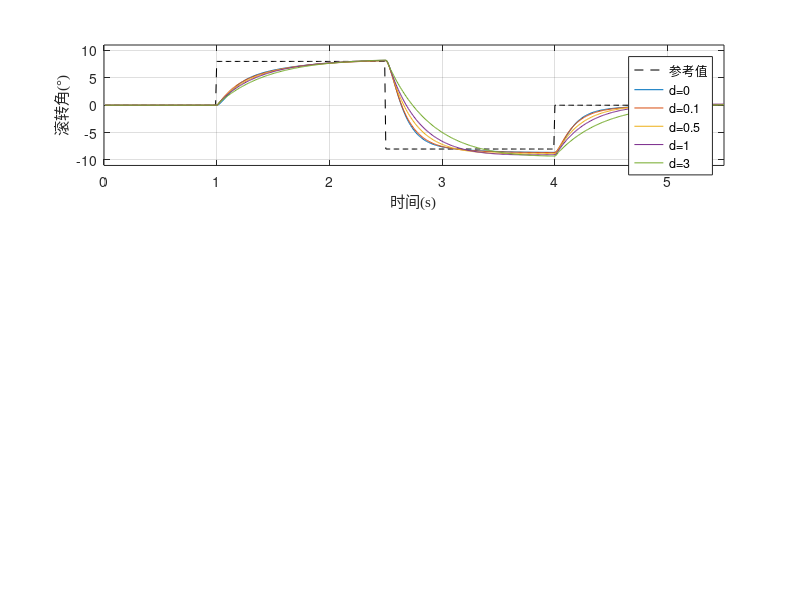

Here is the MATLAB script that generated this plot: (Note: this script raises an error after producing the figure.)
clear
% close all
r2d = 180/pi;
% load('D:\Flycontrol\MATLAB\plot\第三章实验\simulation_INDIrvsPIDr.mat')
% load('sim_fly_PID.mat')
% load('sim_fly_PIDr.mat')
% load('sim_fly_PIDr_TEST.mat')%cha
% load('sim_fly_PIDrr_TEST.mat')%zhong
% load('sim_fly_PIDrrr_TEST.mat') %hao
% load('sim_fly_PIDr_TEST_bigI.mat')%zhong

% load('sim_PID_with_disturb.mat')%zhong
% load('sim_PID_without_disturb.mat')%zhong
% load('sim_PID_without_disturbb.mat')%zhong
load('sim_PID_ddddd.mat')%d = 0
pidRol1 = Roll;
pidPit1 = Pitch;
pidYaw1 = Yaw;
load('sim_PID_dddd.mat')%d = 0.1
pidRol2 = Roll;
pidPit2 = Pitch;
pidYaw2 = Yaw;
load('sim_PID_d.mat')%d = 0.5
pidRol3 = Roll;
pidPit3 = Pitch;
pidYaw3 = Yaw;
load('sim_PID_ddd.mat')%d = 1
pidRol4 = Roll;
pidPit4 = Pitch;
pidYaw4 = Yaw;
load('sim_PID_dd.mat')%d = 3
pidRol5 = Roll;
pidPit5 = Pitch;
pidYaw5 = Yaw;


% load('sim_PID_cd.mat')%d = 0.01
% pidRol1 = Roll;
% pidPit1 = Pitch;
% pidYaw1 = Yaw;
% load('sim_PID_cddddd.mat')%d = 0.1
% pidRol2 = Roll;
% pidPit2 = Pitch;
% pidYaw2 = Yaw;
% load('sim_PID_cddd.mat')%d = 0.3
% pidRol3 = Roll;
% pidPit3 = Pitch;
% pidYaw3 = Yaw;
% load('sim_PID_cdd.mat')%d = 0.6
% pidRol4 = Roll;
% pidPit4 = Pitch;
% pidYaw4 = Yaw;
% load('sim_PID_cdddd.mat')%d = 1
% pidRol5 = Roll;
% pidPit5 = Pitch;
% pidYaw5 = Yaw;


x = linspace(0.01,5.5,550);


%
Rol = figure   %角度

ax1 = subplot(3, 1, 1);
plot(x, (Rolld - Rolld(20))*r2d,  'k--', 'LineWidth', 0.75);grid on;hold on;
plot(x, pidRol1*r2d, 'LineWidth', 0.75);grid on;hold on;
plot(x, pidRol2*r2d, 'LineWidth', 0.75);grid on;hold on;
plot(x, pidRol3*r2d, 'LineWidth', 0.75);grid on;hold on;
plot(x, pidRol4*r2d, 'LineWidth', 0.75);grid on;hold on;
plot(x, pidRol5*r2d, 'LineWidth', 0.75);grid on;hold on;

axis([0 5.5 -11 11]);
ylabel('\fontname{宋体}滚转角\fontname{Times New Roman}(°)');
xlabel('\fontname{宋体}时间\fontname{Times New Roman}(s)');
set(gca, 'XTick', [0, 1, 2, 3, 4, 5]);
set(gca, 'XTickMode', 'manual');
% h = legend('\fontname{宋体}参考值', 'd=0.01', 'd=0.1','d=0.3','d=0.6','d=1');
h = legend('\fontname{宋体}参考值', 'd=0', 'd=0.1','d=0.5','d=1','d=3');
h.ItemTokenSize(1) = 20;
set(h,'NumColumns',10,'location','northoutside','Box','off');
% set(h,'NumColumns',1,'location','southwest','Box','off');
% xticks([0, 1, 2, 3, 4]);
% yticks([-1, 0, 1]);
set(Rol.CurrentAxes, 'FontSize', 10,'FontName','Times New Roman','LabelFontSizeMultiplier', 1,'TitleFontSizeMultiplier',1,'LineWidth',0.5,'Xcolor','black','Ycolor','black','Zcolor','black')


ax2 = subplot(3, 1, 2);
% Pit = figure   %角度
plot(x, (Pitchd - Pitchd(20))*r2d,  'k--', 'LineWidth', 0.75);grid on;hold on;
plot(x, pidPit1*r2d, 'LineWidth', 0.75);grid on;hold on;
plot(x, pidPit2*r2d, 'LineWidth', 0.75);grid on;hold on;
plot(x, pidPit3*r2d, 'LineWidth', 0.75);grid on;hold on;
plot(x, pidPit4*r2d, 'LineWidth', 0.75);grid on;hold on;
plot(x, pidPit5*r2d, 'LineWidth', 0.75);grid on;hold on;
% axis([0 5.5 -8 8]);
axis([0 5.5 -1 1]);
ylabel('\fontname{宋体}俯仰角\fontname{Times New Roman}(°)');
xlabel('\fontname{宋体}时间\fontname{Times New Roman}(s)');
xticks([0, 1, 2, 3, 4, 5]);
set(Rol.CurrentAxes, 'FontSize', 10,'FontName','Times New Roman','LabelFontSizeMultiplier', 1,'TitleFontSizeMultiplier',1,'LineWidth',0.5,'Xcolor','black','Ycolor','black','Zcolor','black')
% h = legend('\fontname{宋体}参考值', 'INDI', 'PID');
% h.ItemTokenSize(1) = 10;
% set(h,'NumColumns',1,'location','southwest','Box','off');

% Yaw = figure   %角度
ax3 = subplot(3, 1, 3);
plot(x, (Yawd - Yawd(20))*r2d,  'k--', 'LineWidth', 0.75);grid on;hold on;
plot(x, pidYaw1*r2d, 'LineWidth', 0.75);grid on;hold on;
plot(x, pidYaw2*r2d, 'LineWidth', 0.75);grid on;hold on;
plot(x, pidYaw3*r2d, 'LineWidth', 0.75);grid on;hold on;
plot(x, pidYaw4*r2d, 'LineWidth', 0.75);grid on;hold on;
plot(x, pidYaw5*r2d, 'LineWidth', 0.75);grid on;hold on;
% axis([0 5.5 -8 10]);
% axis([0 5.5 -8 15]);
% axis([0 5.5 -1 1]);
axis([0 5.5 -2 2]);
% xlabel('Time(s)');
% ylabel('Yaw(deg)');
ylabel('\fontname{宋体}偏航角\fontname{Times New Roman}(°)');
xlabel('\fontname{宋体}时间\fontname{Times New Roman}(s)');
xticks([0, 1, 2, 3, 4, 5]);

set(Rol.CurrentAxes, 'FontSize', 10,'FontName','Times New Roman','LabelFontSizeMultiplier', 1,'TitleFontSizeMultiplier',1,'LineWidth',0.5,'Xcolor','black','Ycolor','black','Zcolor','black')
% h = legend('\fontname{宋体}参考值', 'INDI', 'PID');
% h.ItemTokenSize(1) = 10;
% set(h,'NumColumns',1,'location','southwest','Box','off');

set(ax1, 'Position', [0.1, 0.73, 0.8, 0.20]); % 第一个子图
set(ax2, 'Position', [0.1, 0.42, 0.8, 0.20]); % 第二个子图
set(ax3, 'Position', [0.1, 0.11, 0.8, 0.20]); % 第三个子图
fig = gcf;
fig.Units = 'centimeters';
fig.Position = [0 10 14 10]; 
% fimename = 'D:\Flycontrol\SCUT_thesis\Fig\chapter3\INDI对比PID有扰动仿真实验结果_V2.pdf';
% fimename = 'D:\Flycontrol\SCUT_thesis\Fig\chapter3\INDI对比PID有扰动飞行试验结果_V2.pdf';
% PlotToFileColorPDF(Rol,fimename,14,10);
% end





% load('sim_duo_PID.mat')
% one = cc(1,:);
% two = cc(2,:);
% three = cc(3,:);
% four = cc(4,:);
% load('sim_duo_INDI.mat')
% x = linspace(0.01,5.5,550);
% Rol = figure   %角度
% ax1 = subplot(4, 1, 1);
% plot(x, cc(1,:), 'Color','[0 0 0.990]', 'LineWidth', 0.75);grid on;hold on;
% plot(x, one, 'Color','[0.800 0 0]', 'LineWidth', 0.75);grid on;hold on;
% % axis([0 5.5 -13 13]);
% axis([0 5.5 -20 40]);
% set(gca, 'XTick', [0, 1, 2, 3, 4, 5]);
% set(gca, 'XTickMode', 'manual');
% ylabel('\fontname{宋体}1号舵转角\fontname{Times New Roman}(°)');
% xlabel('\fontname{宋体}时间\fontname{Times New Roman}(s)');
% 
% h = legend( '\fontname{Times New Roman}INDI', '\fontname{Times New Roman}PID');
% h.ItemTokenSize(1) = 20;
% set(h,'NumColumns',2,'location','northoutside','Box','off');
% set(Rol.CurrentAxes, 'FontSize', 10,'FontName','Times New Roman','LabelFontSizeMultiplier', 1,'TitleFontSizeMultiplier',1,'LineWidth',0.5,'Xcolor','black','Ycolor','black','Zcolor','black')
% 
% 
% ax2 = subplot(4, 1, 2);
% plot(x, cc(2,:), 'Color','[0 0 0.990]', 'LineWidth', 0.75);grid on;hold on;
% plot(x, two, 'Color','[0.800 0 0]', 'LineWidth', 0.75);grid on;hold on;
% % axis([0 5.5 -13 13]);
% axis([0 5.5 -6 1]);
% ylabel('\fontname{宋体}2号舵转角\fontname{Times New Roman}(°)');
% xlabel('\fontname{宋体}时间\fontname{Times New Roman}(s)');
% set(gca, 'XTick', [0, 1, 2, 3, 4, 5]);
% set(gca, 'XTickMode', 'manual');
% set(Rol.CurrentAxes, 'FontSize', 10,'FontName','Times New Roman','LabelFontSizeMultiplier', 1,'TitleFontSizeMultiplier',1,'LineWidth',0.5,'Xcolor','black','Ycolor','black','Zcolor','black')
% 
% ax3 = subplot(4, 1, 3);
% plot(x, cc(3,:), 'Color','[0 0 0.990]', 'LineWidth', 0.75);grid on;hold on;
% plot(x, three, 'Color','[0.800 0 0]', 'LineWidth', 0.75);grid on;hold on;
% % axis([0 5.5 -13 13]);
% axis([0 5.5 -40 40]);
% ylabel('\fontname{宋体}3号舵转角\fontname{Times New Roman}(°)');
% xlabel('\fontname{宋体}时间\fontname{Times New Roman}(s)');
% set(gca, 'XTick', [0, 1, 2, 3, 4, 5]);
% set(gca, 'XTickMode', 'manual');
% set(Rol.CurrentAxes, 'FontSize', 10,'FontName','Times New Roman','LabelFontSizeMultiplier', 1,'TitleFontSizeMultiplier',1,'LineWidth',0.5,'Xcolor','black','Ycolor','black','Zcolor','black')
% 
% ax4 = subplot(4, 1, 4);
% plot(x, cc(4,:), 'Color','[0 0 0.990]', 'LineWidth', 0.75);grid on;hold on;
% plot(x, four, 'Color','[0.800 0 0]', 'LineWidth', 0.75);grid on;hold on;
% 
% axis([0 5.5 -5 2]);
% ylabel('\fontname{宋体}4号舵转角\fontname{Times New Roman}(°)');
% xlabel('\fontname{宋体}时间\fontname{Times New Roman}(s)');
% set(gca, 'XTick', [0, 1, 2, 3, 4, 5]);
% set(gca, 'XTickMode', 'manual');
% set(Rol.CurrentAxes, 'FontSize', 10,'FontName','Times New Roman','LabelFontSizeMultiplier', 1,'TitleFontSizeMultiplier',1,'LineWidth',0.5,'Xcolor','black','Ycolor','black','Zcolor','black')
% 
% set(ax1, 'Position', [0.1, 0.75, 0.8, 0.18]); % 第一个子图
% set(ax2, 'Position', [0.1, 0.52, 0.8, 0.18]); % 第二个子图
% set(ax3, 'Position', [0.1, 0.29, 0.8, 0.18]); % 第三个子图
% set(ax4, 'Position', [0.1, 0.06, 0.8, 0.18]); % 第三个子图
% 
% fig = gcf;
% fig.Units = 'centimeters';
% fig.Position = [0 0 16 20]; 
